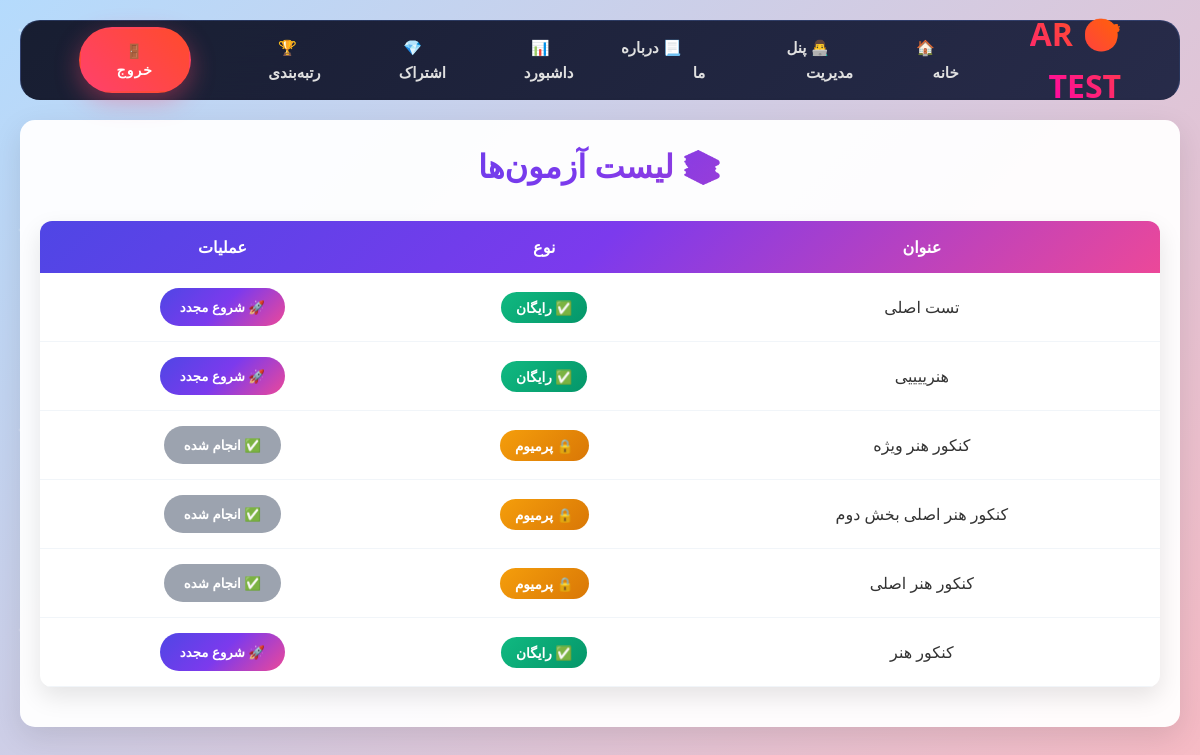
Page /quizzes/ (signed in) on the committed database.
### quizzes/models.py (models this page shows, shortened)
class Quiz(models.Model):
    title = models.CharField(
        max_length=200,
        verbose_name='عنوان آزمون'
    )
    description = models.TextField(
        blank=True,
        null=True,
        verbose_name='توضیحات آزمون'
    )
    is_premium = models.BooleanField(
        default=False,
        verbose_name='آزمون ویژه است؟'
    )
    duration_minutes = models.PositiveIntegerField(
        default=30,
        verbose_name='زمان آزمون'
    )
    is_active = models.BooleanField(
        default=True,
        verbose_name='فعال باشد؟'
    )
    created_at = models.DateTimeField(
        default=timezone.now,
        verbose_name='تاریخ ایجاد'
    )
    class Meta:
        verbose_name = 'آزمون'
        verbose_name_plural = 'آزمون‌ها'
        ordering = ['-created_at']

### quizzes/views.py (the view)
# urls.py: path('quizzes/', views.quiz_list_view, name='quiz_list'),
@login_required(login_url='accounts:login')
def quiz_list_view(request):
    quizzes = Quiz.objects.filter(
        is_active=True
    ).prefetch_related('questions')
    completed_quiz_ids = QuizAttempt.objects.filter(
        user=request.user,
        is_completed=True
    ).values_list(
        'quiz_id',
        flat=True
    )
    has_subscription = False
    try:
        subscription = request.user.subscription
        if hasattr(subscription, 'check_status'):
            subscription.check_status()
        has_subscription = subscription.is_active
    except Subscription.DoesNotExist:
        has_subscription = False
    context = {
        'quizzes': quizzes,
        'completed_quiz_ids': completed_quiz_ids,
        'has_subscription': has_subscription,
        'page_title': 'لیست آزمون‌ها',
    }
    return render(
        request,
        'quizzes/quiz_list.html',
        context
    )

### accounts/models.py (called while the page is built)
    def check_status(self):
        now = timezone.now()
        if self.end_date:
            if now > self.end_date:
                self.is_active = False
                self.status = 'منقضی'
            else:
                self.is_active = True
                self.status = 'فعال'
        else:
            self.is_active = False
            self.status = 'ندارد'
        self.save(update_fields=['is_active', 'status'])

### quizzes/templates/quizzes/quiz_list.html (shortened to what this page needs)
{% extends 'base.html' %}
{% load static %}
{% block content %}
<div class="dashboard-container">
    <h2>📚 لیست آزمون‌ها</h2>
    {% if quizzes %}
    <table>
        <thead>
            <tr>
                <th>عنوان</th>
                <th>نوع</th>
                <th>عملیات</th>
            </tr>
        </thead>
        <tbody>
            {% for quiz in quizzes %}
            <tr>
                <td>
                    {{ quiz.title }}
                </td>
                <td>
                    {% if quiz.is_premium %}
                        <span class="premium-badge premium">
                            🔒 پرمیوم
                        </span>
                    {% else %}
                        <span class="premium-badge free">
                            ✅ رایگان
                        </span>
                    {% endif %}
                </td>
                <td>
                    {% if quiz.is_premium %}
                        {% if quiz.id in completed_quiz_ids %}
                            <button disabled class="start-quiz-btn">
                                ✅ انجام شده
                            </button>
                        {% elif not has_subscription %}
                            <a href="{% url 'quizzes:subscribe' %}" class="start-quiz-btn premium-lock">
                                🔒 خرید اشتراک
                            </a>
                        {% endif %}
                    {% else %}
                        <button
                            class="start-quiz-btn open-modal-btn"
                            data-url="{% url 'quizzes:start_quiz' quiz.id %}">
                            🚀 شروع مجدد
                        </button>
                    {% endif %}
                </td>
            </tr>
            {% endfor %}
        </tbody>
    </table>
    {% endif %}
</div>
{% endblock %}

### quizzes/templates/base.html (shortened to what this page needs)
{% load static %}
<link rel="stylesheet" href="{% static 'css/about-page.css' %}">
<link rel="stylesheet" href="{% static 'css/analysis-page.css' %}">
<link rel="stylesheet" href="{% static 'css/home-page.css' %}">
<link rel="stylesheet" href="{% static 'css/quiz-list.css' %}">
<link rel="stylesheet" href="{% static 'css/results.css' %}">
<link rel="stylesheet" href="{% static 'css/subscribe.css' %}">
<!DOCTYPE html>
<html lang="fa" dir="rtl">
<head>
</head>
<body>
    {% include 'includes/navbar.html' %}
    <main>
        {% block content %}
        {% endblock %}
    </main>
</body>
</html>

### quizzes/templates/includes/navbar.html (shortened to what this page needs)
{% load static %}
<nav class="navbar" id="navbar">
    <div class="navbar-container">
        <div class="site-identity">
            <a href="{% url 'quizzes:home' %}">🎯 AR TEST</a>
        </div>
        <ul class="nav-links" id="navLinks">
            <li>
                <a href="{% url 'quizzes:home' %}"
                   class="nav-link{% if request.resolver_match.url_name == 'home' %} active{% endif %}">
                    🏠 خانه
                </a>
            </li>
            <li>
                <a href="/admin/" class="nav-link admin-btn">
                    👨‍💻 پنل مدیریت
                </a>
            </li>
            <li>
                <a href="{% url 'quizzes:about' %}"
                   class="nav-link{% if request.resolver_match.url_name == 'about' %} active{% endif %}">
                    📃 درباره ما
                </a>
            </li>
            {% if user.is_authenticated %}
                <li>
                    <a href="{% url 'accounts:dashboard' %}"
                       class="nav-link{% if request.resolver_match.url_name == 'dashboard' %} active{% endif %}">
                        📊 داشبورد
                    </a>
                </li>
                <li>
                    <a href="{% url 'quizzes:subscribe' %}"
                       class="nav-link{% if request.resolver_match.url_name == 'subscribe' %} active{% endif %}">
                        💎 اشتراک
                    </a>
                </li>
                <li>
                    <a href="{% url 'accounts:leaderboard' %}"
                       class="nav-link{% if request.resolver_match.url_name == 'leaderboard' %} active{% endif %}">
                        🏆 رتبه‌بندی
                    </a>
                </li>
                <li>
                    <form method="post"
                          action="{% url 'accounts:logout' %}"
                          style="display:inline-block; margin:0;">
                        <button type="submit" class="btn-neon btn-danger">
                            🚪 خروج
                        </button>
                    </form>
                </li>
            {% endif %}
        </ul>
    </div>
</nav>

### static/css/about-page.css (style rules this page uses)
body { background: radial-gradient(circle at 20% 80%, rgba(120,119,198,0.3) 0%, transparent 50%), radial-gradient(circle at 80% 20%, rgba(255,119,198,0.3) 0%, transparent 50%), radial-gradient(circle at 40% 40%, rgba(120,219,255,0.3) 0%, transparent 50%), linear-gradient(135deg, #667eea 0%, #764ba2 25%, #f093fb 50%, #f5576c 75%, #4facfe 100%); background-size: 800% 800%, 400% 400%, 600% 600%, 600% 600%; animation: gradientFlow 18s ease infinite; min-height: 100vh; font-family: 'Vazir', -apple-system, BlinkMacSystemFont, sans-serif; overflow-x: hidden; }
body::before { content: ''; position: fixed; top: 0; left: 0; width: 100%; height: 100%; background-image: radial-gradient(1.5px 1.5px at 30px 40px, #fff, transparent), radial-gradient(1px 1px at 80px 70px, rgba(255,255,255,0.8), transparent), radial-gradient(0.8px 0.8px at 120px 30px, #fff, transparent); background-repeat: repeat; background-size: 250px 250px; animation: starsDrift 25s linear infinite; pointer-events: none; z-index: -1; opacity: 0.4; }

### static/css/home-page.css (style rules this page uses)
* { margin: 0; padding: 0; box-sizing: border-box; }
body { font-family: 'Vazir', -apple-system, BlinkMacSystemFont, 'Segoe UI', Roboto, sans-serif; line-height: 1.6; color: #333; overflow-x: hidden; }
body::before { content: ''; position: fixed; top: 0; left: 0; width: 100%; height: 100%; background: linear-gradient(-45deg, #667eea 0%, #764ba2 25%, #f093fb 50%, #f5576c 75%, #4facfe 100%); background-size: 400% 400%; animation: gradientShift 15s ease infinite; z-index: -2; }
body::after { content: ''; position: fixed; top: 0; left: 0; width: 100%; height: 100%; background-image: radial-gradient(2px 2px at 20px 30px, #fff, transparent), radial-gradient(2px 2px at 40px 70px, rgba(255,255,255,0.8), transparent), radial-gradient(1px 1px at 90px 40px, #fff, transparent); background-repeat: repeat; background-size: 200px 200px; animation: starsFloat 20s linear infinite; z-index: -1; opacity: 0.3; }

### static/css/quiz-list.css (style rules this page uses)
:root { --primary-gradient: linear-gradient(135deg, #4f46e5 0%, #7c3aed 50%, #ec4899 100%); --free-gradient: linear-gradient(135deg, #10b981, #059669); --premium-gradient: linear-gradient(135deg, #f59e0b, #d97706); }
* { box-sizing: border-box; }
body { font-family: 'Vazir', Tahoma, sans-serif; direction: rtl; background: #f8fafc; }
.dashboard-container { max-width: 1200px; margin: 20px auto; padding: 20px; background: rgba(255,255,255,0.95); border-radius: 15px; box-shadow: 0 10px 30px rgba(0,0,0,0.1); }
.dashboard-container h2 { text-align: center; color: #2d3748; font-size: 2rem; margin-bottom: 30px; background: var(--primary-gradient); -webkit-background-clip: text; background-clip: text; -webkit-text-fill-color: transparent; }
table { width: 100%; border-collapse: collapse; background: white; border-radius: 12px; overflow: hidden; box-shadow: 0 10px 25px rgba(0,0,0,0.1); margin-bottom: 20px; }
thead { background: var(--primary-gradient); }
th { padding: 15px; color: white; font-weight: 600; text-align: center; font-size: 1rem; }
tbody tr { transition: background 0.2s ease; }
td { padding: 15px; text-align: center; border-bottom: 1px solid #f1f5f9; }
.premium-badge { padding: 6px 15px; border-radius: 20px; font-weight: 600; font-size: 0.85rem; display: inline-block; }
.free { background: var(--free-gradient); color: white; }
.premium { background: var(--premium-gradient); color: white; }
.start-quiz-btn { padding: 10px 20px; border: none; border-radius: 25px; background: var(--primary-gradient); color: white; font-weight: 600; cursor: pointer; text-decoration: none; display: inline-block; transition: all 0.2s ease; }
.start-quiz-btn:disabled { background: #9ca3af; cursor: not-allowed; transform: none; }

### static/css/subscribe.css (style rules this page uses)
* { font-family: 'Vazir', 'Segoe UI', Tahoma, sans-serif !important; }

### rows in the picture
Quiz: title "تست اصلی", is_premium "✅ رایگان"
Quiz: title "هنرییییی", is_premium "✅ رایگان"
Quiz: title "کنکور هنر ویژه", is_premium "🔒 پرمیوم"
Quiz: title "کنکور هنر اصلی بخش دوم", is_premium "🔒 پرمیوم"
Quiz: title "کنکور هنر اصلی", is_premium "🔒 پرمیوم"
Quiz: title "کنکور هنر", is_premium "✅ رایگان"
